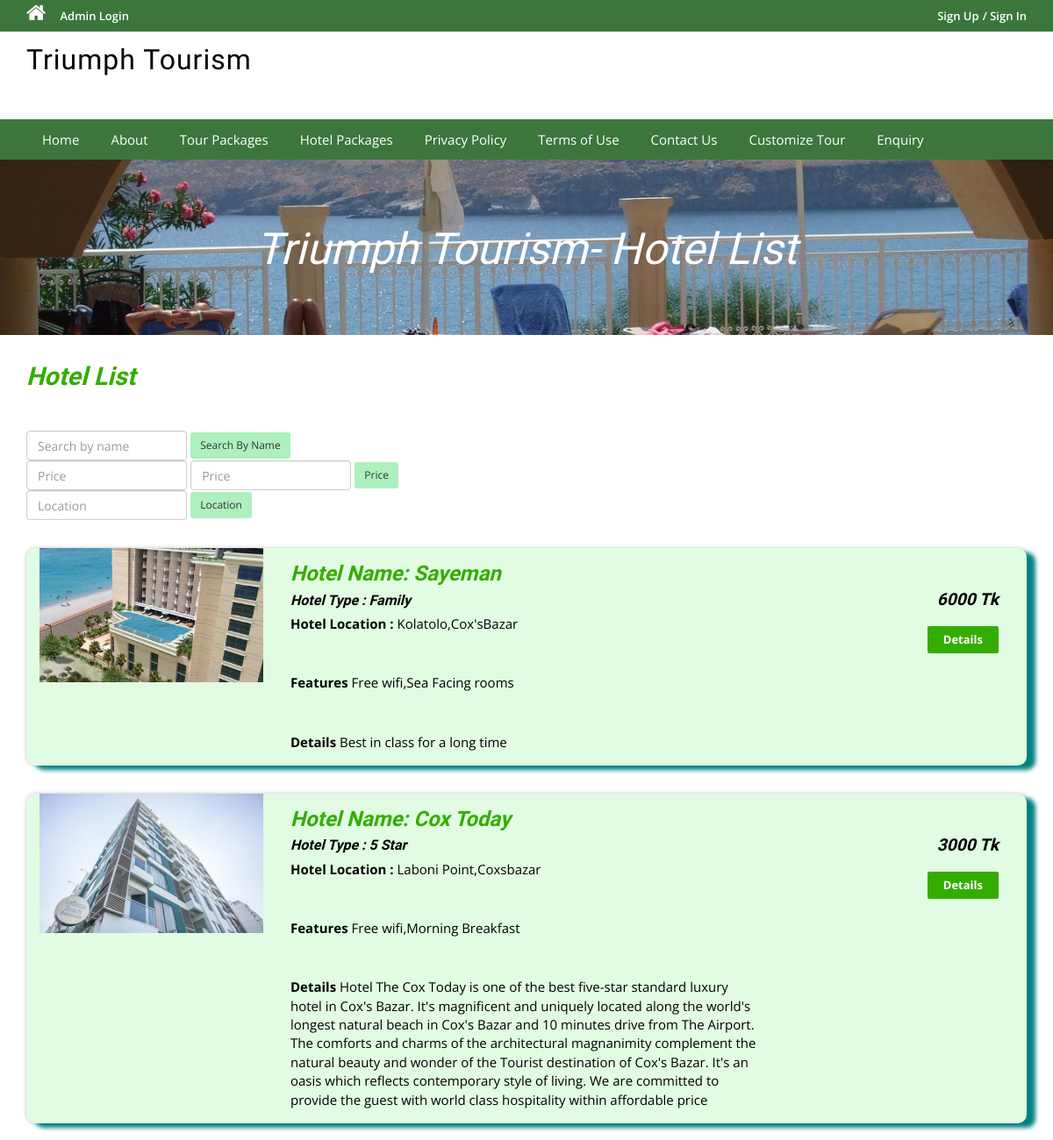
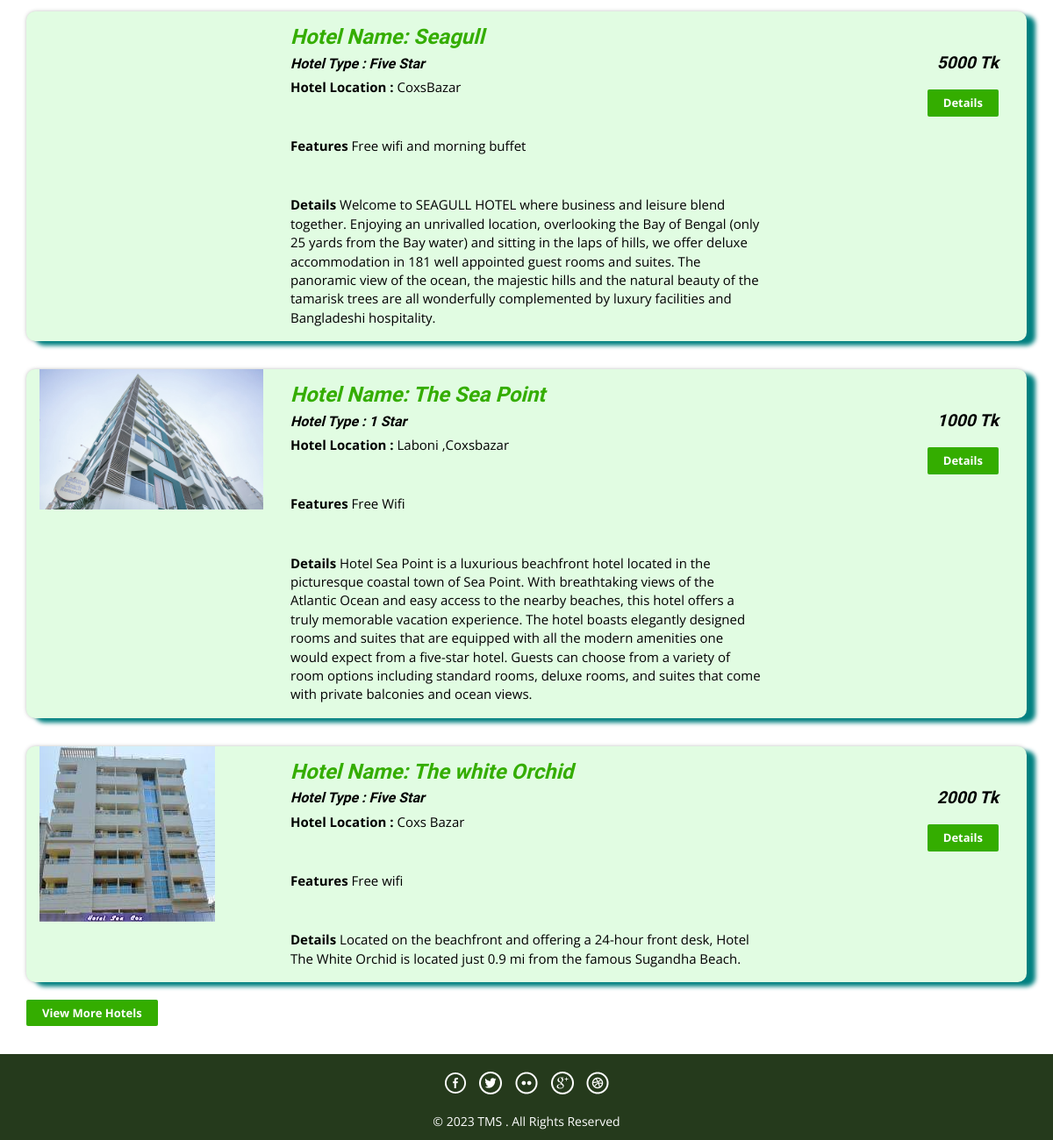
The page /hotel-list.php on the database its author committed (2 pictures, top to bottom).
### tables this page shows
CREATE TABLE `hoteltourhotels` (
  `HotelId` int(11) NOT NULL,
  `HotelName` varchar(200) DEFAULT NULL,
  `HotelType` varchar(150) DEFAULT NULL,
  `HotelLocation` varchar(100) DEFAULT NULL,
  `HotelPrice` int(11) DEFAULT NULL,
  `HotelFetures` varchar(255) DEFAULT NULL,
  `HotelDetails` mediumtext DEFAULT NULL,
  `HotelImage` varchar(100) DEFAULT NULL,
  `Creationdate` timestamp NULL DEFAULT current_timestamp(),
  `UpdationDate` timestamp NULL DEFAULT NULL ON UPDATE current_timestamp()
);

### hotel-list.php (the view, shortened to what this page needs)
<?php
include('includes/config.php');
?>
<!DOCTYPE HTML>
<html>
<head>
    <link href="css/bootstrap.css" rel='stylesheet' type='text/css' />
    <link href="css/style.css" rel='stylesheet' type='text/css' />
    <link href="css/font-awesome.css" rel="stylesheet">
    <link href="css/animate.css" rel="stylesheet" type="text/css" media="all">
</head>
<body>
    <?php include('includes/header.php'); ?>
    <div class="banner-3">
        <div class="container">
            <h1 class="wow zoomIn animated animated" data-wow-delay=".5s"
                style="visibility: visible; animation-delay: 0.5s; animation-name: zoomIn;"> Triumph Tourism- Hotel
                List</h1>
        </div>
    </div>
    <div class="rooms">
        <div class="container">
            <div class="room-bottom">
                <h3>Hotel List</h3>
                <br></br>
                <form action="searchhotel.php" class="form-inline md-form mr-auto mb-4">
                    <input class="form-control mr-sm-2" name='searched_name' types="text" placeholder="Search by name"
                        aria-label="Search" style="color:black;">
                    <button class=" btn btn-outline-warning mt-2 btn-rounded btn-sm my-0" type="submit"
                        style="background-color:#adf0be;">Search By
                        Name </button>
                </form>
                <form action="searchhotel.php" class="form-inline md-form mr-auto mb-4">
                    <input class="form-control mr-sm-2" name='searched_price1' types="text" placeholder="Price"
                        aria-label="Search" style="color:black;">
                    <input class="form-control mr-sm-2" name='searched_price2' types="text" placeholder="Price"
                        aria-label="Search" style="color:black;">
                    <button class=" btn btn-outline-warning mt-2 btn-rounded btn-sm my-0" type="submit"
                        style="background-color:#adf0be;">Price</button>
                </form>
                <form action="searchhotel.php" class="form-inline md-form mr-auto mb-4">
                    <input class="form-control mr-sm-2" name='searched_location' types="text" placeholder="Location"
                        aria-label="Search">
                    <button class="btn btn-dark  btn-rounded btn-sm my-0" type="submit"
                        style="background-color:#adf0be;">Location</button>
                </form>
                <?php $sql = "SELECT * from hoteltourhotels";
                $query = $dbh->prepare($sql);
                $query->execute();
                $results = $query->fetchAll(PDO::FETCH_OBJ);
                if ($query->rowCount() > 0) {
                    foreach ($results as $result) {    ?>
                <div class="rom-btm" style="border-radius: 10px; background-color:#e1fce2;">
                    <div class=" col-md-3 room-left wow fadeInLeft animated" data-wow-delay=".5s">
                        <img src="admin/hotelimages/<?php echo htmlentities($result->HotelImage); ?>"
                            class="img-responsive" alt="">
                    </div>
                    <div class="col-md-6 room-midle wow fadeInUp animated" data-wow-delay=".5s">
                        <h4>Hotel Name: <?php echo htmlentities($result->HotelName); ?></h4>
                        <h6 style="color:black;"> Hotel Type : <?php echo htmlentities($result->HotelType); ?></h6>
                        <p style="color:black;"><b>Hotel Location :</b>
                            <?php echo htmlentities($result->HotelLocation); ?></p>
                        <br></br>
                        <p style="color:black;"><b>Features</b> <?php echo htmlentities($result->HotelFetures); ?></p>
                        <br></br>
                        <p style="color:black;"><b>Details</b> <?php echo htmlentities($result->HotelDetails); ?></p>
                    </div>
                    <div class="col-md-3 room-right wow fadeInRight animated" data-wow-delay=".5s">
                        <h5 style="color:black;"> <?php echo htmlentities($result->HotelPrice); ?> Tk</h5>
                        <a href="hotel-details.php?pkgid=<?php echo htmlentities($result->HotelId); ?>"
                            class="view">Details</a>
                    </div>
                    <div class="clearfix" style="box-shadow: 10px 5px 5px teal; border-radius: 10px"></div>
                </div>
                <?php }
                } ?>
                <div><a href="hotel-list.php" class="view">View More Hotels</a></div>
            </div>
        </div>
    </div>
    <?php include('includes/footer.php'); ?>
</body>
</html>

### rows shown on the page
hoteltourhotels: HotelImage (picture), HotelName "Sayeman", HotelType "Family", HotelLocation "Kolatolo,Cox'sBazar", HotelFetures "Free wifi,Sea Facing rooms", HotelDetails "Best in class for a long time", HotelPrice "6000"
hoteltourhotels: HotelImage (picture), HotelName "Cox Today", HotelType "5 Star", HotelLocation "Laboni Point,Coxsbazar", HotelFetures "Free wifi,Morning Breakfast", HotelDetails "Hotel The Cox Today is one of the best five-star standard luxury hotel in Cox's Bazar. It's magnificent and uniquely located along the world's longest natural beach in Cox's Bazar and 10 minutes drive from The Airport. The comforts and charms of the architectural magnanimity complement the natural beauty and wonder of the Tourist destination of Cox's Bazar. It's an oasis which reflects contemporary style of living. We are committed to provide the guest with world class hospitality within affordable price", HotelPrice "3000"
hoteltourhotels: HotelName "Seagull", HotelType "Five Star", HotelLocation "CoxsBazar", HotelFetures "Free wifi and morning buffet", HotelDetails "Welcome to SEAGULL HOTEL where business and leisure blend together. Enjoying an unrivalled location, overlooking the Bay of Bengal (only 25 yards from the Bay water) and sitting in the laps of hills, we offer deluxe accommodation in 181 well appointed guest rooms and suites. The panoramic view of the ocean, the majestic hills and the natural beauty of the tamarisk trees are all wonderfully complemented by luxury facilities and Bangladeshi hospitality.", HotelPrice "5000"
hoteltourhotels: HotelImage (picture), HotelName "The Sea Point", HotelType "1 Star", HotelLocation "Laboni ,Coxsbazar", HotelFetures "Free Wifi", HotelDetails "Hotel Sea Point is a luxurious beachfront hotel located in the picturesque coastal town of Sea Point. With breathtaking views of the Atlantic Ocean and easy access to the nearby beaches, this hotel offers a truly memorable vacation experience. The hotel boasts elegantly designed rooms and suites that are equipped with all the modern amenities one would expect from a five-star hotel. Guests can choose from a variety of room options including standard rooms, deluxe rooms, and suites that come with private balconies and ocean views.", HotelPrice "1000"
hoteltourhotels: HotelImage (picture), HotelName "The white Orchid", HotelType "Five Star", HotelLocation "Coxs Bazar", HotelFetures "Free wifi", HotelDetails "Located on the beachfront and offering a 24-hour front desk, Hotel The White Orchid is located just 0.9 mi from the famous Sugandha Beach.", HotelPrice "2000"
